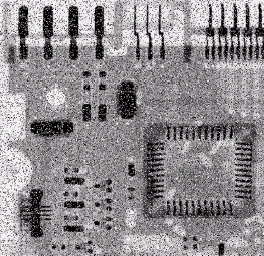
%> input picture Image Proccess/char_2_空域图像增强/pics/zaosheng.bmp, 264 x 256 px
$ octave zhong_zhi_lv_bo.m   (GNU Octave 9; MATLAB toolbox functions it lacks are replaced by stand-ins)
%> lines starting %> are read from the running program, lines starting %| are printed output that depends on the picture
clear all;close all;
im = imread('./pics/zaosheng.bmp');
%> im is the input picture: size 256x264x3 uint8; mean R, G, B 143.1, 139.8, 143.1
im = im(:,:,1);
%> im: size 256x264 uint8
out = medfilt2(im,[3 3]);
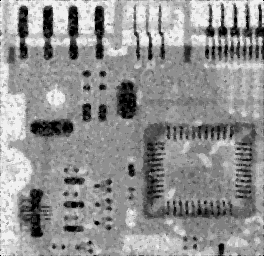
%> out: size 256x264 uint8; min 0, max 255, mean 145.6
h = ones(3,3)/9;
out2 = imfilter(im,h);
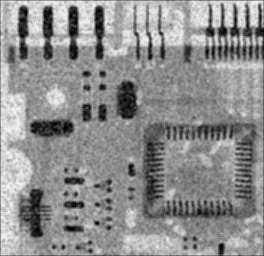
%> out2: size 256x264 uint8; min 0, max 248, mean 142.1
subplot(1,3,1);imshow(im);title('原始图像');
subplot(1,3,2);imshow(out);title('3X3中值滤波');
subplot(1,3,3);imshow(out2);title('3X3均值滤波');
